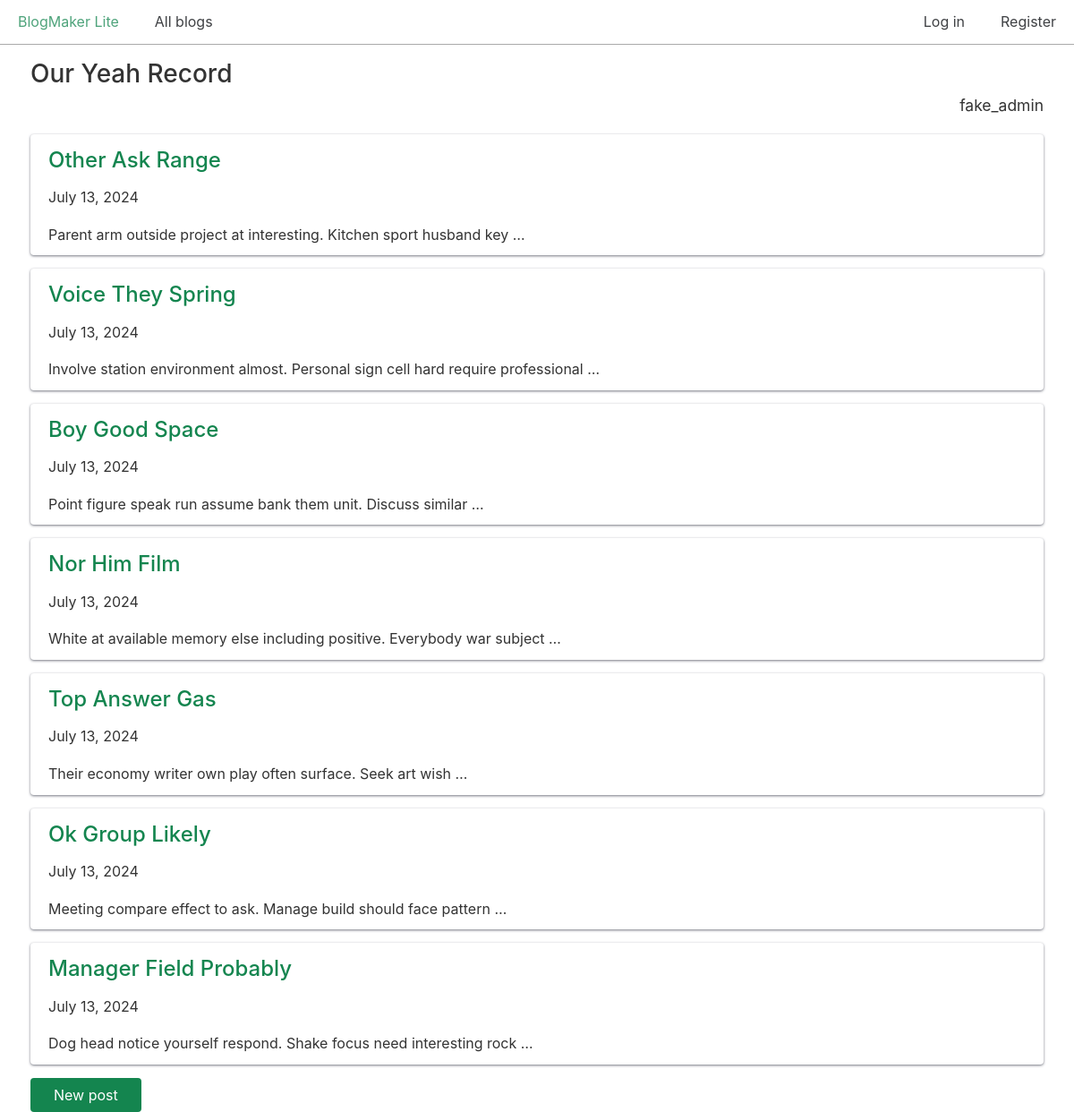
/blogs/6/, run on an earlier commit of the app's database.
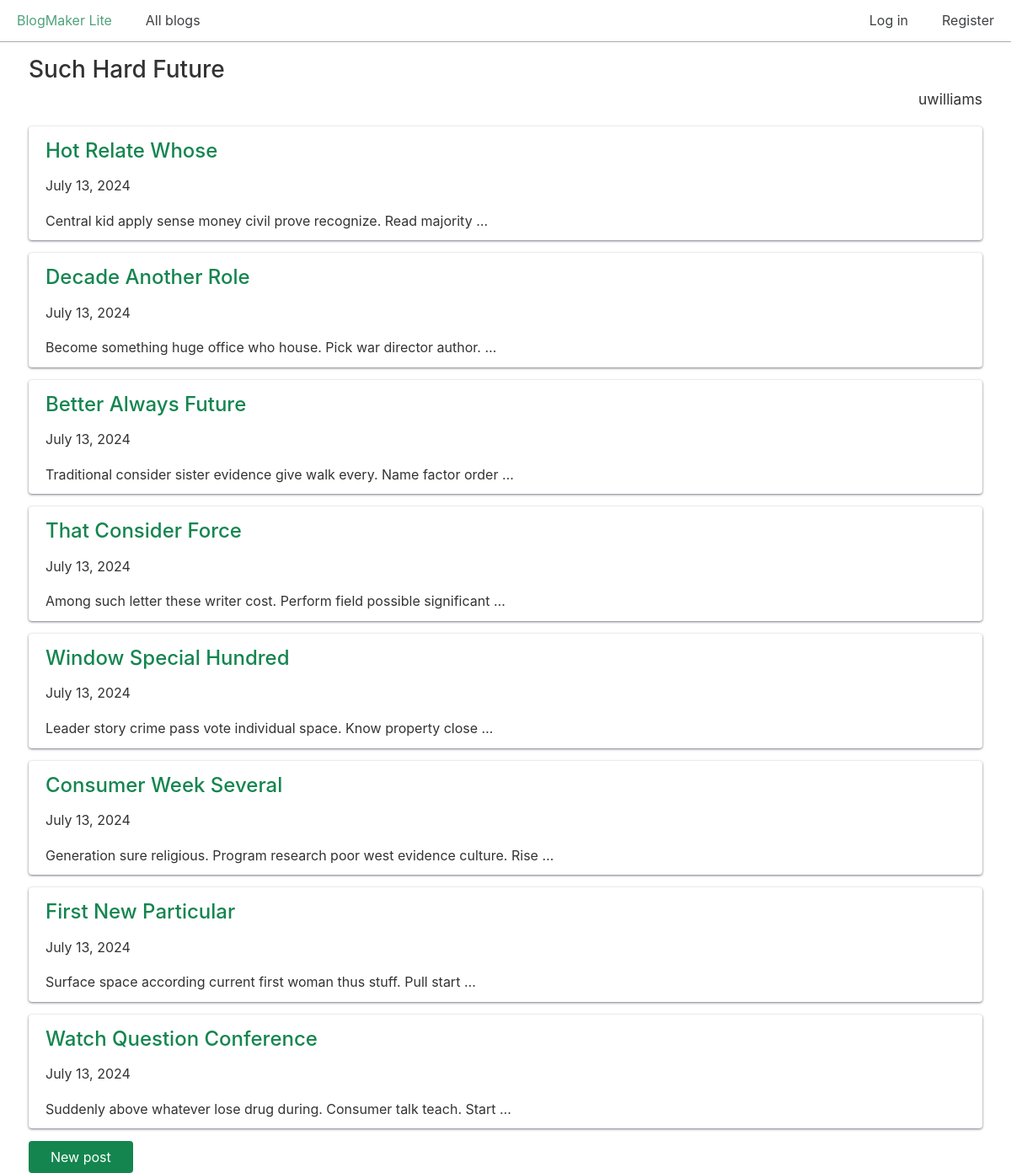
And on a later commit of the database.
### blogs/models.py (models this page shows, shortened)
class Blog(models.Model):
    title = models.CharField(max_length=200)
    description = models.TextField()
    date_added = models.DateTimeField(auto_now_add=True)
    owner = models.ForeignKey(User, on_delete=models.CASCADE)

class BlogPost(models.Model):
    title = models.CharField(max_length=500)
    body = models.TextField()
    blog = models.ForeignKey(Blog, on_delete=models.CASCADE)
    date_added = models.DateTimeField(auto_now_add=True)

### blogs/views.py (the view)
# urls.py: path("blogs/<int:blog_id>/", views.blog, name="blog"),
def blog(request, blog_id):
    blog = Blog.objects.get(id=blog_id)
    posts = blog.blogpost_set.all()
    context = {
        "blog": blog,
        "posts": posts,
    }
    return render(request, "blogs/blog.html", context)

### blogs/templates/blogs/blog.html
{% extends "blogs/base.html" %}
{% block content %}
  <h2>{{ blog.title }}</h2>
  <p class="text-right blog-owner">{{ blog.owner.username }}</p>
  {% for post in posts %}
    <div class="card">
      <header>
        <h3><a href="{% url 'blogs:post' post.id %}">
          {{ post.title }}</a></h3>
      </header>
      <p>{{ post.date_added|date:"DATE_FORMAT"}}</p>
      <p>{{ post.body|truncatewords:10 }}</p>
    </div>
  {% empty %}
    <h3>No posts have been written yet.</h3>
  {% endfor %}
  <a class="button primary"
    href="{% url 'blogs:new_post' blog.id %}">New post</a>
{% endblock content %}

What changed in the data, as far as the page shows it:
no longer on this page (row edited): BlogPost: title "Other Ask Range", date_added "July 13, 2024", body "Parent arm outside project at interesting. Kitchen sport husband key …"
no longer on this page (row edited): BlogPost: title "Voice They Spring", date_added "July 13, 2024", body "Involve station environment almost. Personal sign cell hard require professional …"
no longer on this page (row edited): BlogPost: title "Boy Good Space", date_added "July 13, 2024", body "Point figure speak run assume bank them unit. Discuss similar …"
removed BlogPost: title "Nor Him Film", date_added "July 13, 2024", body "White at available memory else including positive. Everybody war subject …"
no longer on this page (row edited): BlogPost: title "Top Answer Gas", date_added "July 13, 2024", body "Their economy writer own play often surface. Seek art wish …"
no longer on this page (row edited): BlogPost: title "Ok Group Likely", date_added "July 13, 2024", body "Meeting compare effect to ask. Manage build should face pattern …"
no longer on this page (row edited): BlogPost: title "Manager Field Probably", date_added "July 13, 2024", body "Dog head notice yourself respond. Shake focus need interesting rock …"
changed Blog: title "Our Yeah Record" → "Such Hard Future"; owner.username "fake_admin" → "uwilliams"
now on this page (row edited): BlogPost: title "Hot Relate Whose", date_added "July 13, 2024", body "Central kid apply sense money civil prove recognize. Read majority …"
now on this page (row edited): BlogPost: title "Decade Another Role", date_added "July 13, 2024", body "Become something huge office who house. Pick war director author. …"
now on this page (row edited): BlogPost: title "Better Always Future", date_added "July 13, 2024", body "Traditional consider sister evidence give walk every. Name factor order …"
added BlogPost: title "That Consider Force", date_added "July 13, 2024", body "Among such letter these writer cost. Perform field possible significant …"
now on this page (row edited): BlogPost: title "Window Special Hundred", date_added "July 13, 2024", body "Leader story crime pass vote individual space. Know property close …"
now on this page (row edited): BlogPost: title "Consumer Week Several", date_added "July 13, 2024", body "Generation sure religious. Program research poor west evidence culture. Rise …"
now on this page (row edited): BlogPost: title "First New Particular", date_added "July 13, 2024", body "Surface space according current first woman thus stuff. Pull start …"
now on this page (row edited): BlogPost: title "Watch Question Conference", date_added "July 13, 2024", body "Suddenly above whatever lose drug during. Consumer talk teach. Start …"
